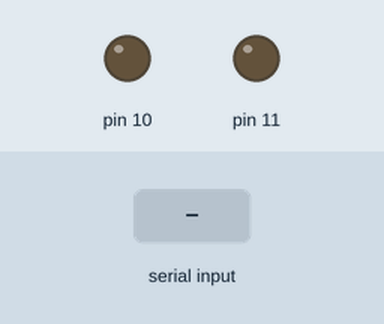
Recording of a sketch running on a simulated Arduino Uno, built with avr-gcc and run on an emulated ATmega328P. Shown: output pins drawn as LEDs (lit = HIGH). The test bench sets the inputs (shaded band).

Above: at 1.2 s.
1.3 s: "1" received over Serial
At 2.1 s:
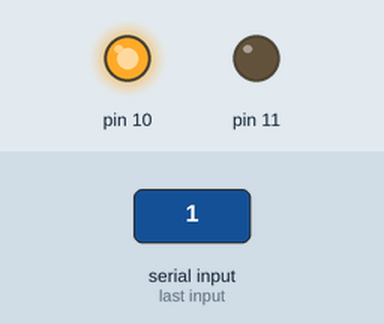
At 5.1 s:
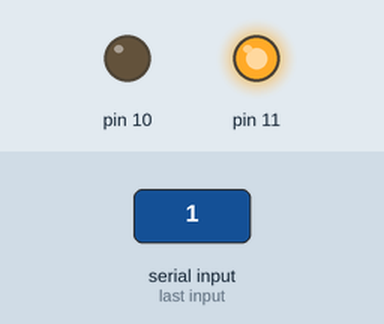
Timing chart, 0 to 6.8 s (numbered marks = the images above; inputs shaded):
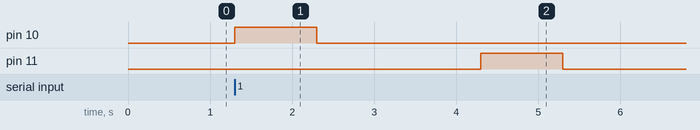

Measured:
- after the input at 1.3 s, pin 10: LOW → HIGH at once, → LOW 1.0 s later; pin 11: LOW → HIGH after 3.0 s, → LOW 1.0 s later

The sketch:

sketch_may04a.pde
```cpp
void setup()
{
Serial.begin(9600);
  pinMode(10,OUTPUT);
  pinMode(11,OUTPUT);
}

void loop()
{

  if(Serial.available()>0)
  {
    char x=Serial.read();
    if(x=='1')
    {
    digitalWrite(10,1);
    digitalWrite(11,0);
    delay(1000);
    digitalWrite(10,0);
    digitalWrite(11,0);
    delay(2000);
    digitalWrite(10,0);
    digitalWrite(11,1);
    delay(1000);
    digitalWrite(10,0);
    digitalWrite(11,0);

    x='0';
    }


  }

}
```
